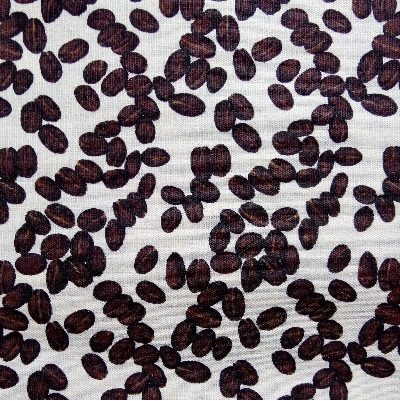
#> input picture 8 - Segmentacao de objetos/Imagens/cafe.jpg, 400 x 401 px; its folder holds only this picture in this run
$ python '8 - conta_elem.py'   (older library calls are emulated)
#> lines starting #> are read from the running program, lines starting #| are printed output that depends on the picture; after the words box and inside, x2 and y2 are one past the last pixel; in counts of white or black regions, pixels touching at a corner belong together
# Bibliotecas
from glob import glob
import cv2
import matplotlib.pyplot as plt
import os
import numpy as np
import pandas as pd

# Endereco das imagens
img_names = glob(os.path.join(os.getcwd(), 'Imagens', '*.jpg'))
font = cv2.FONT_HERSHEY_SIMPLEX

# Ler todas as imagens na pasta e plotar
for fn in img_names:

    areas = list()

    # Imagem de entrada
    img = cv2.imread(fn, 1)
#> img is the input picture: shape (401, 400, 3); mean B, G, R 113.4, 108.5, 118.6

    # Separar os canais da imagens
    B, G, R = cv2.split(img)

    # Filtro bilateral - Reducao de ruidos e melhora de bordas
    img = cv2.bilateralFilter(G, 1, 90, 90)
#> img: shape (401, 400)
    img = cv2.blur(img, (5, 5))

    # Converter todos os pixels entre 1-195 para 0 e os outros para 1
    img = cv2.threshold(img, 190, 255, cv2.THRESH_BINARY)[1]
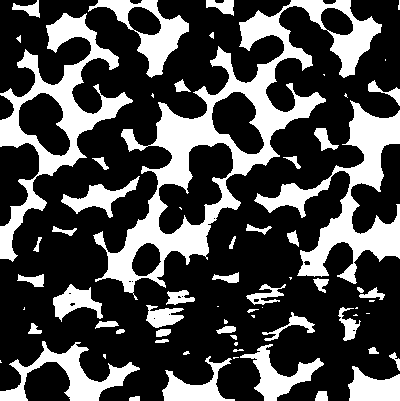
#> img: shape (401, 400); 29.5% white; 68 white regions (21 under 20 px), largest, box (x1, y1, x2, y2) and area: (93, 0, 382, 300) 16047, (0, 13, 133, 262) 7499, (254, 100, 400, 284) 7379

    # Dilatar as imagens
    img = cv2.dilate(
        img, np.ones((4, 4), np.uint8),
        iterations=1)
#> img: shape (401, 400); 40.4% white; 37 white regions, largest, box (x1, y1, x2, y2) and area: (60, 0, 384, 345) 24441, (0, 0, 191, 264) 13036, (253, 92, 400, 304) 10554

    # Aplicar connectedComponents para detetctar pixels conectados
    numLabels, labels, stats, centroids = cv2.connectedComponentsWithStats(
        img, 4, cv2.CV_8U)
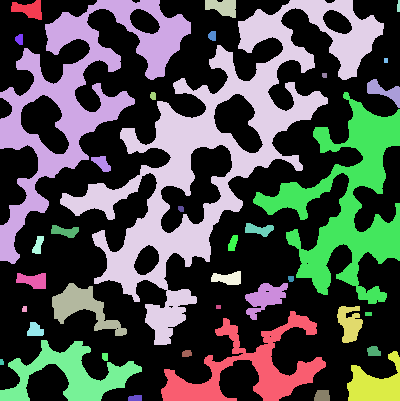
#> labels: shape (401, 400) int32; 38 distinct labels, from 0 to 37; one colour per label, 0 black
#> numLabels = 38; stats = 38 rows, first 6: [0, 0, 400, 401, 95605], [11, 0, 31, 20, 377], [0, 0, 191, 264, 13036], [205, 0, 31, 18, 403], [60, 0, 324, 345, 24441], [397, 0, 3, 12, 32]; centroids = 38 pairs, first value 1.36 to 398.1, second value 6 to 397.7

    areas.append(stats)
    df_areas = pd.DataFrame(areas[0], columns=['X', 'Y', 'W', 'H', 'AREA'])
#> df_areas = table of 38 rows and 5 columns
    df_areas.drop(df_areas.index[0], inplace=True)
    parafusos = df_areas[df_areas['AREA'] > 900]
#> parafusos = table of 7 rows and 5 columns
    porcas = df_areas[df_areas['AREA'] < 899]
#> porcas = table of 30 rows and 5 columns

    # Mapeie rótulos de componentes para valor de matiz, 0-179 é o intervalo de matiz no OpenCV
    label_hue = np.uint8(179*labels/np.max(labels))
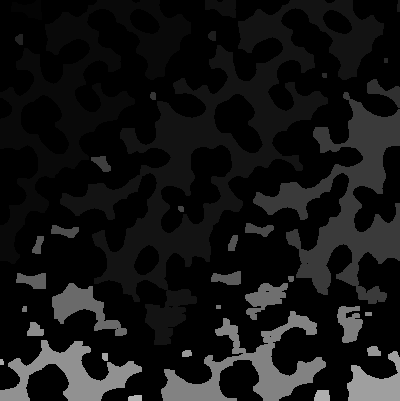
#> label_hue: shape (401, 400); min 0, max 179, mean 20
    blank_ch = 255*np.ones_like(label_hue)
    labeled_img = cv2.merge([label_hue, blank_ch, blank_ch])

    # Convertet HSV->BGR
    labeled_img = cv2.cvtColor(labeled_img, cv2.COLOR_HSV2BGR)

    # Background preto
    labeled_img[label_hue == 0] = 0
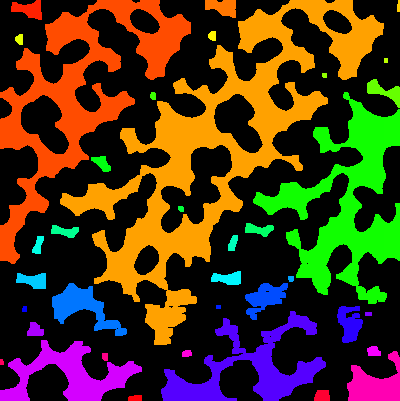
#> labeled_img: shape (401, 400, 3); mean B, G, R 22.5, 52.8, 73.3

    qntd_elem = numLabels-1
#> qntd_elem = 37

    flag = True

    if (len(parafusos) != 10):
        print(f'Falta {abs(len(parafusos) - 10)} parafusos')
#| Falta 3 parafusos
        cv2.putText(
            img, f'Falta {abs(len(parafusos) - 10)} parafusos', (50, 50), font,
            1.5, (255, 255, 255), 2, cv2.LINE_AA)
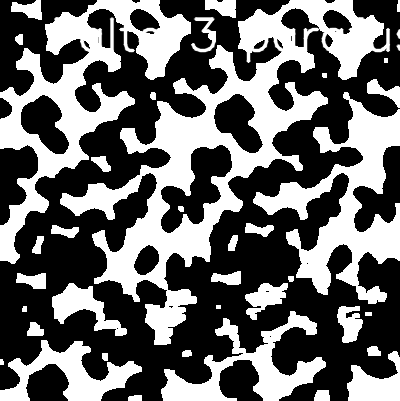
#> img: shape (401, 400); min 0, max 255, mean 105.1
        flag = False

    if (len(porcas) != 10):
        print(f'Falta {abs(len(porcas) - 10)} porcas')
#| Falta 20 porcas
        cv2.putText(
            img, f'Falta {abs(len(porcas) - 10)} porcas', (50, 750), font,
            1.5, (255, 255, 255), 2, cv2.LINE_AA)
        flag = False

    if flag is True:
        print('Conjunto Aprovado')
        cv2.putText(
            img, 'Conjunto Aprovado', (200, 750), font,
            1.5, (255, 255, 255), 2, cv2.LINE_AA)

    img_concate = cv2.hconcat(
        [cv2.cvtColor(img, cv2.COLOR_BGR2RGB), cv2.cvtColor(labeled_img, cv2.COLOR_BGR2RGB)])
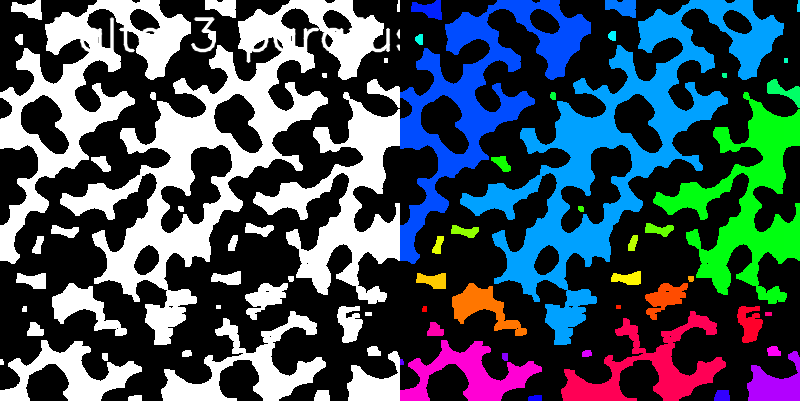
#> img_concate: shape (401, 800, 3); mean B, G, R 89.2, 78.9, 63.8

    img_text = np.zeros((img_concate.shape[0], 50), dtype=np.uint8)
    imagem_total = cv2.hconcat([cv2.cvtColor(img_concate, cv2.COLOR_BGR2RGB), cv2.cvtColor(img_text, cv2.COLOR_BGR2RGB)])
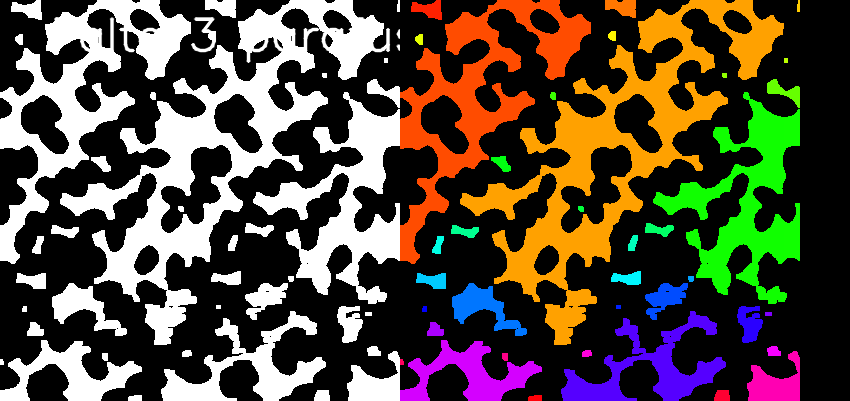
#> imagem_total: shape (401, 850, 3); mean B, G, R 60, 74.3, 83.9
#> img_text: shape (401, 50); every value is 0
    plt.imshow(imagem_total)
    plt.axis('off')
    plt.title("Imagens")
    plt.show()
